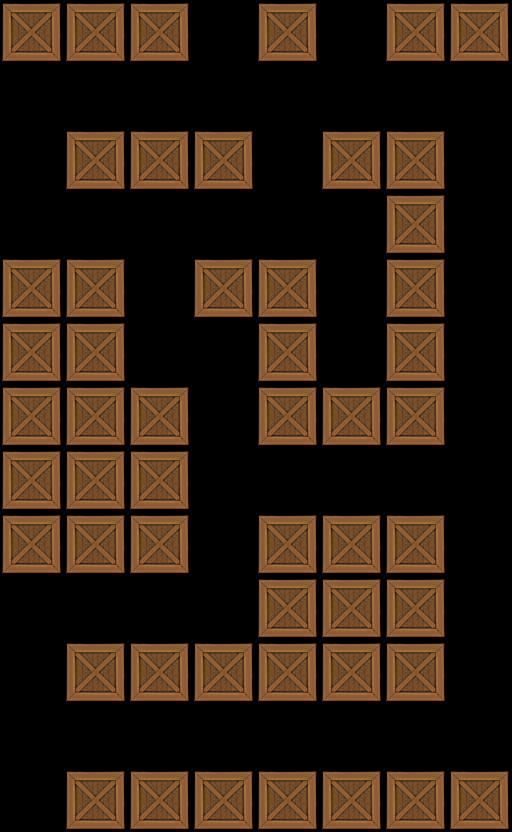

This is a level from a 2D game, rendered from its Tiled map with the project's own tilesets. A one-line summary and the map file follow, with tile-layer data summarised:
An orthogonal 8x13 tile map with 64x64 px tiles, 1 tile layer (Tile Layer 1).

<map version="1.0" orientation="orthogonal" width="8" height="13" tilewidth="64" tileheight="64">
 <tileset firstgid="1" name="crate" tilewidth="64" tileheight="64">
  <image source="../../crate2.png" width="64" height="64" />
 </tileset>
 <layer name="Tile Layer 1" width="8" height="13">
  <data>[104 cells, 52 non-empty, 1 distinct tile ids]</data>
 </layer>
</map>
